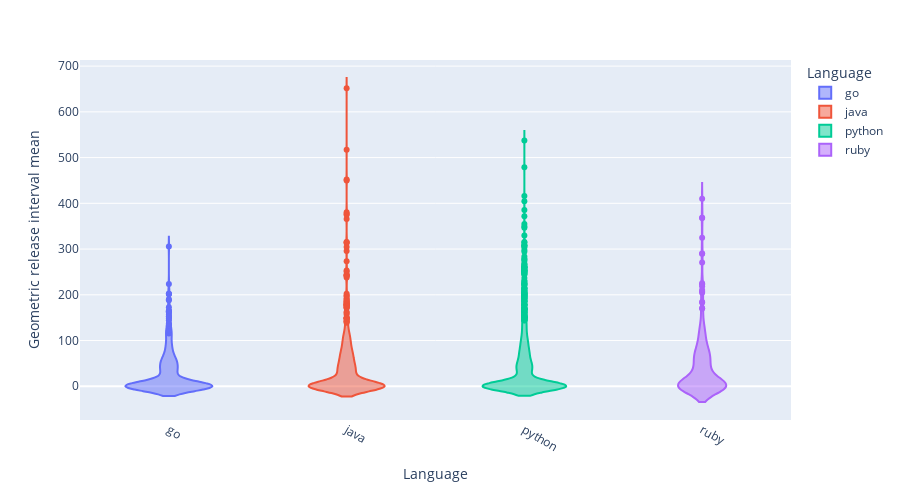

Source (notebook cell):
### Code cell
from plotly.express import violin

fig = violin(releases, x="language", y="release_dates_diffs_gmean", color="language", 
             labels={"language": "Language", "release_dates_diffs_gmean": "Geometric release interval mean"}, height=500, log_y=False)

fig.update_xaxes(tickangle=30)

fig.show()

### Figure 1 — Plotly figure (JSON) as saved in the notebook; plotly's stock layout.template omitted (floating-point values rounded to 4 significant figures; data arrays with more than 128 entries replaced by an {"elided": "..."} marker saying what was removed)
{"data": [{"alignmentgroup": "True", "box": {"visible": false}, "hovertemplate": "Language=%{x}<br>Geometric release interval mean=%{y}<extra></extra>", "legendgroup": "go", "marker": {"color": "#636efa"}, "name": "go", "offsetgroup": "go", "orientation": "v", "scalegroup": "True", "showlegend": true, "type": "violin", "x": {"elided": "447 str values"}, "x0": " ", "xaxis": "x", "y": {"elided": "447 float values"}, "y0": " ", "yaxis": "y"}, {"alignmentgroup": "True", "box": {"visible": false}, "hovertemplate": "Language=%{x}<br>Geometric release interval mean=%{y}<extra></extra>", "legendgroup": "java", "marker": {"color": "#EF553B"}, "name": "java", "offsetgroup": "java", "orientation": "v", "scalegroup": "True", "showlegend": true, "type": "violin", "x": {"elided": "950 str values"}, "x0": " ", "xaxis": "x", "y": {"elided": "950 float values"}, "y0": " ", "yaxis": "y"}, {"alignmentgroup": "True", "box": {"visible": false}, "hovertemplate": "Language=%{x}<br>Geometric release interval mean=%{y}<extra></extra>", "legendgroup": "python", "marker": {"color": "#00cc96"}, "name": "python", "offsetgroup": "python", "orientation": "v", "scalegroup": "True", "showlegend": true, "type": "violin", "x": {"elided": "1544 str values"}, "x0": " ", "xaxis": "x", "y": {"elided": "1544 float values"}, "y0": " ", "yaxis": "y"}, {"alignmentgroup": "True", "box": {"visible": false}, "hovertemplate": "Language=%{x}<br>Geometric release interval mean=%{y}<extra></extra>", "legendgroup": "ruby", "marker": {"color": "#ab63fa"}, "name": "ruby", "offsetgroup": "ruby", "orientation": "v", "scalegroup": "True", "showlegend": true, "type": "violin", "x": {"elided": "287 str values"}, "x0": " ", "xaxis": "x", "y": {"elided": "287 float values"}, "y0": " ", "yaxis": "y"}], "layout": {"height": 500, "legend": {"title": {"text": "Language"}, "tracegroupgap": 0}, "margin": {"t": 60}, "violinmode": "overlay", "xaxis": {"anchor": "y", "categoryarray": ["go", "java", "python", "ruby"], "categoryorder": "array", "domain": [0, 1], "tickangle": 30, "title": {"text": "Language"}}, "yaxis": {"anchor": "x", "domain": [0, 1], "title": {"text": "Geometric release interval mean"}}}}
